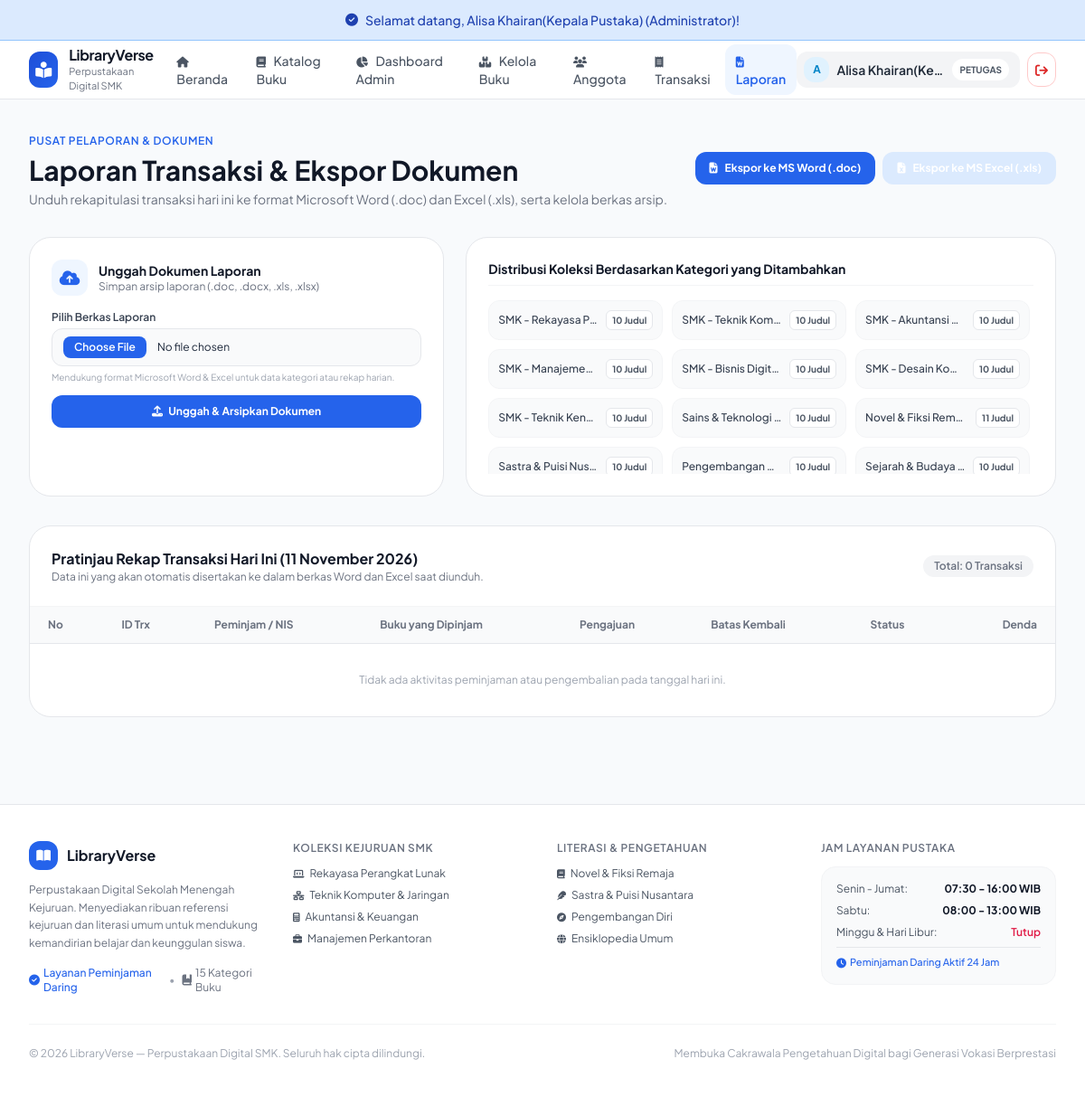
Page /index.php?c=laporan&a=index (signed in) on the committed database.
### tables this page shows
CREATE TABLE `kategori` (
  `id_kategori` int(11) NOT NULL,
  `nama_kategori` varchar(60) NOT NULL
);

### controller/LaporanController.php (called while the page is built, shortened)
<?php
require_once __DIR__ . '/../model/Transaksi.php';
require_once __DIR__ . '/../model/Kategori.php';
class LaporanController extends Controller {
    public function index() {
        $transaksiModel = new Transaksi();
        $kategoriModel = new Kategori();
        $todayTransactions = $transaksiModel->getTodayTransactions();
        $categories = $kategoriModel->getWithBookCount();
        $data = [
            'pageTitle' => 'Laporan Perpustakaan & Ekspor Dokumen',
            'todayTransactions' => $todayTransactions,
            'categories' => $categories
        ];
        $this->view('admin/laporan/index', $data);
    }
}
?>

### config/Database.php (called while the page is built, shortened)
<?php
class Database {
    private $host    = "localhost";
    private $user    = "root";
    private $pass    = "";
    private $dbname  = "xii_rpl_1_alisa_paket4";
    private $charset = "utf8mb4";
    private static $instance = null;
    private $dbh;
    private function __construct() {
        $dsn = "mysql:host=" . $this->host . ";dbname=" . $this->dbname . ";charset=" . $this->charset;
        $options = [
            PDO::ATTR_PERSISTENT         => false,
            PDO::ATTR_ERRMODE            => PDO::ERRMODE_EXCEPTION,
            PDO::ATTR_DEFAULT_FETCH_MODE => PDO::FETCH_ASSOC,
            PDO::ATTR_EMULATE_PREPARES   => false,
        ];
        try {
            $this->dbh = new PDO($dsn, $this->user, $this->pass, $options);
        } catch (PDOException $e) {
            $this->error = $e->getMessage();
            die("Koneksi Database Gagal: " . $this->error . "<br>Pastikan database <b>" . $this->dbname . "</b> sudah di-import di phpMyAdmin!");
        }
    }
    public static function getInstance() {
        if (self::$instance === null) {
            self::$instance = new self();
        }
        return self::$instance;
    }
    public function getConnection() {
        return $this->dbh;
    }
}

### model/Model.php (called while the page is built, shortened)
<?php
require_once __DIR__ . '/../config/Database.php';
abstract class Model {
    public function __construct() {
        $this->db = Database::getInstance()->getConnection();
    }
}

### model/Kategori.php (called while the page is built, shortened)
<?php
require_once __DIR__ . '/Model.php';
class Kategori extends Model {
    public function getWithBookCount() {
        $sql = "SELECT k.*, COUNT(b.id_buku) as total_buku
                FROM kategori k
                LEFT JOIN buku b ON k.id_kategori = b.id_kategori
                GROUP BY k.id_kategori
                ORDER BY k.id_kategori ASC";
        $stmt = $this->db->prepare($sql);
        $stmt->execute();
        return $stmt->fetchAll();
    }
}
?>

### model/Transaksi.php (called while the page is built, shortened)
<?php
require_once __DIR__ . '/Model.php';
class Transaksi extends Model {
    private function getTransactionQuery() {
        return "SELECT
                    t.*,
                    COALESCE(
                        u.nama_lengkap,
                        CONCAT('Siswa ID #', t.id_user)
                    ) AS nama_peminjam,
                    COALESCE(u.nis, '-') AS nis,
                    GROUP_CONCAT(
                        CONCAT(
                            b.judul,
                            IF(
                                dt.jumlah > 1,
                                CONCAT(' (', dt.jumlah, 'x)'),
                                ''
                            )
                        )
                        SEPARATOR ' || '
                    ) AS daftar_buku,
                    COALESCE(SUM(dt.jumlah), 0) AS total_buku,
                    a.nama_lengkap AS nama_admin,
                    CASE
                        WHEN t.status = 'dipinjam'
                             AND t.batas_kembali IS NOT NULL
                             AND CURDATE() > t.batas_kembali
                        THEN
                            DATEDIFF(
                                CURDATE(),
                                t.batas_kembali
                            ) * 1000 * COALESCE(SUM(dt.jumlah), 0)
                        ELSE t.total_denda
                    END AS calculated_denda
                FROM transaksi t
                LEFT JOIN `user` u
                    ON t.id_user = u.id_user
                LEFT JOIN `user` a
                    ON t.id_admin = a.id_user
                    AND a.role = 'admin'
                LEFT JOIN detail_transaksi dt
                    ON t.id_transaksi = dt.id_transaksi
                LEFT JOIN buku b
                    ON dt.id_buku = b.id_buku";
    }
    public function getTodayTransactions() {
        $today = date('Y-m-d');
        $sql = $this->getTransactionQuery();
        $sql .= "
            WHERE (
                t.tgl_pengajuan = :pengajuan
                OR t.tgl_pinjam = :pinjam
                OR t.tgl_kembali = :kembali
            )
            GROUP BY t.id_transaksi
            ORDER BY t.id_transaksi DESC
        ";
        $stmt = $this->db->prepare($sql);
        $stmt->execute([
            ':pengajuan' => $today,
            ':pinjam' => $today,
            ':kembali' => $today
        ]);
        return $stmt->fetchAll();
    }
}
?>

### view/admin/laporan/index.php (the view, shortened to what this page needs)
<div class="max-w-7xl mx-auto px-4 sm:px-6 lg:px-8 py-8 space-y-8">
    <div class="flex flex-col sm:flex-row sm:items-center justify-between gap-4">
        <div>
            <span class="text-xs font-semibold text-[#8FA89B] uppercase tracking-wider">Pusat Pelaporan & Dokumen</span>
            <h1 class="text-2xl sm:text-3xl font-bold text-gray-900 mt-1">Laporan Transaksi & Ekspor Dokumen</h1>
            <p class="text-xs sm:text-sm text-gray-500 mt-1">
                Unduh rekapitulasi transaksi hari ini ke format Microsoft Word (.doc) dan Excel (.xls), serta kelola berkas arsip.
            </p>
        </div>
        <div class="flex items-center gap-2">
            <a href="index.php?c=laporan&a=exportWord" class="px-4 py-2.5 rounded-xl bg-blue-600 hover:bg-blue-700 text-white text-xs font-bold transition flex items-center gap-2 shadow-xs">
                <i class="fa-solid fa-file-word"></i> Ekspor ke MS Word (.doc)
            </a>
            <a href="index.php?c=laporan&a=exportExcel" class="px-4 py-2.5 rounded-xl bg-emerald-600 hover:bg-emerald-700 text-white text-xs font-bold transition flex items-center gap-2 shadow-xs">
                <i class="fa-solid fa-file-excel"></i> Ekspor ke MS Excel (.xls)
            </a>
        </div>
    </div>
    <div class="grid grid-cols-1 md:grid-cols-12 gap-6">
        <div class="md:col-span-5 bg-white rounded-3xl p-6 border border-gray-200 shadow-xs space-y-4">
            <div class="flex items-center gap-3">
                <div class="w-10 h-10 rounded-xl bg-[#EAF0EC] text-[#557565] flex items-center justify-center font-bold text-lg">
                    <i class="fa-solid fa-cloud-arrow-up"></i>
                </div>
                <div>
                    <h3 class="font-bold text-gray-900 text-sm">Unggah Dokumen Laporan</h3>
                    <p class="text-xs text-gray-500">Simpan arsip laporan (.doc, .docx, .xls, .xlsx)</p>
                </div>
            </div>
            <form action="index.php?c=laporan&a=uploadLaporan" method="POST" enctype="multipart/form-data" class="space-y-3 text-xs">
                <div class="space-y-1">
                    <label class="font-semibold text-gray-700">Pilih Berkas Laporan</label>
                    <input type="file" name="file_laporan" required accept=".doc,.docx,.xls,.xlsx" class="w-full px-3 py-2 rounded-xl border border-gray-200 bg-gray-50 file:mr-3 file:py-1 file:px-3 file:rounded-lg file:border-0 file:text-xs file:font-semibold file:bg-[#8FA89B] file:text-white">
                    <span class="text-[10px] text-gray-400 block">Mendukung format Microsoft Word & Excel untuk data kategori atau rekap harian.</span>
                </div>
                <button type="submit" class="w-full py-2.5 rounded-xl bg-[#8FA89B] hover:bg-[#789687] text-white font-bold text-xs transition shadow-xs">
                    <i class="fa-solid fa-upload mr-1"></i> Unggah & Arsipkan Dokumen
                </button>
            </form>
        </div>
        <div class="md:col-span-7 bg-white rounded-3xl p-6 border border-gray-200 shadow-xs space-y-4">
            <h3 class="font-bold text-gray-900 text-sm border-b border-gray-100 pb-2">
                Distribusi Koleksi Berdasarkan Kategori yang Ditambahkan
            </h3>
            <div class="grid grid-cols-2 sm:grid-cols-3 gap-2.5 text-xs max-h-48 overflow-y-auto pr-1">
                <?php foreach ($categories as $cat): ?>
                    <div class="p-2.5 rounded-xl bg-gray-50 border border-gray-100 flex items-center justify-between">
                        <span class="font-medium text-gray-700 truncate mr-2" title="<?= htmlspecialchars($cat['nama_kategori']) ?>">
                            <?= htmlspecialchars($cat['nama_kategori']) ?>
                        </span>
                        <span class="px-1.5 py-0.5 rounded-md bg-white border border-gray-200 text-gray-600 text-[10px] font-bold shrink-0">
                            <?= $cat['total_buku'] ?> Judul
                        </span>
                    </div>
                <?php endforeach; ?>
            </div>
        </div>
    </div>
    <div class="bg-white rounded-3xl border border-gray-200 overflow-hidden shadow-xs">
        <div class="p-5 sm:p-6 border-b border-gray-100 flex flex-col sm:flex-row sm:items-center justify-between gap-2">
            <div>
                <h3 class="font-bold text-gray-900 text-base">Pratinjau Rekap Transaksi Hari Ini (<?= date('d F Y') ?>)</h3>
                <p class="text-xs text-gray-500">Data ini yang akan otomatis disertakan ke dalam berkas Word dan Excel saat diunduh.</p>
            </div>
            <span class="text-xs text-gray-500 font-semibold bg-gray-100 px-3 py-1 rounded-full self-start sm:self-auto">
                Total: <?= count($todayTransactions) ?> Transaksi
            </span>
        </div>
        <div class="overflow-x-auto">
            <table class="w-full text-left text-xs text-gray-600">
                <thead class="bg-gray-50 text-gray-500 font-semibold border-b border-gray-200">
                    <tr>
                        <th class="px-5 py-3">No</th>
                        <th class="px-5 py-3">ID Trx</th>
                        <th class="px-5 py-3">Peminjam / NIS</th>
                        <th class="px-5 py-3">Buku yang Dipinjam</th>
                        <th class="px-5 py-3">Pengajuan</th>
                        <th class="px-5 py-3">Batas Kembali</th>
                        <th class="px-5 py-3">Status</th>
                        <th class="px-5 py-3 text-right">Denda</th>
                    </tr>
                </thead>
                <tbody class="divide-y divide-gray-100">
                    <?php if (empty($todayTransactions)): ?>
                        <tr>
                            <td colspan="8" class="px-5 py-8 text-center text-gray-400">
                                Tidak ada aktivitas peminjaman atau pengembalian pada tanggal hari ini.
                            </td>
                        </tr>
                    <?php endif; ?>
                </tbody>
            </table>
        </div>
    </div>
</div>

### view/templates/header.php (style rules this page uses)
body { font-family: 'Plus Jakarta Sans', sans-serif; background-color: #F8FAFC; color: #1E293B; }
.bg-\[\#8FA89B\], .bg-\[\#557565\], .bg-\[\#6B8E7B\] { background-color: #2563EB !important; }
.text-\[\#557565\], .text-\[\#8FA89B\] { color: #2563EB !important; }
.bg-\[\#EAF0EC\] { background-color: #EFF6FF !important; }
[class*="bg-emerald-"], [class*="bg-[#d1fae5]"], [class*="bg-[#ecfdf5]"] { background-color: #DBEAFE !important; }

### rows in the picture
kategori: nama_kategori "SMK - Rekayasa P…", total_buku "10"
kategori: nama_kategori "SMK - Teknik Kom…", total_buku "10"
kategori: nama_kategori "SMK - Akuntansi…", total_buku "10"
kategori: nama_kategori "SMK - Manajeme…", total_buku "10"
kategori: nama_kategori "SMK - Bisnis Digit…", total_buku "10"
kategori: nama_kategori "SMK - Desain Ko…", total_buku "10"
kategori: nama_kategori "SMK - Teknik Ken…", total_buku "10"
kategori: nama_kategori "Sains & Teknologi…", total_buku "10"
kategori: nama_kategori "Novel & Fiksi Rem…", total_buku "11"
kategori: nama_kategori "Sastra & Puisi Nus…", total_buku "10"
kategori: nama_kategori "Pengembangan…", total_buku "10"
kategori: nama_kategori "Sejarah & Budaya…", total_buku "10"

### other values in the picture
$flash['message'] "Selamat datang, Alisa Khairan(Kepala Pustaka) (Administrator)!"
substr($userName, 0, 1) "A"
$userName "Alisa Khairan(Ke…"
count($todayTransactions) "0"
